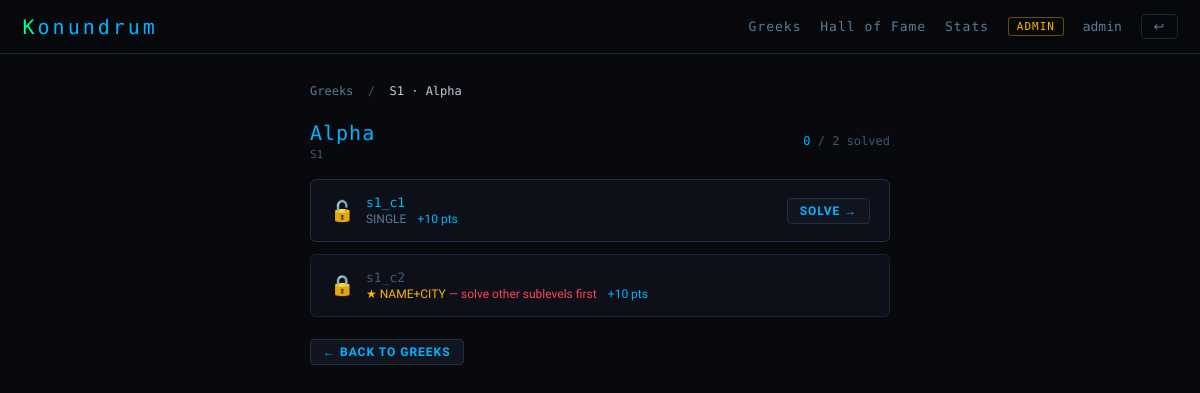
Page /stone/1 (signed in) on the committed database.
### tables this page shows
CREATE TABLE stones (
            id           INTEGER PRIMARY KEY AUTOINCREMENT,
            name         TEXT UNIQUE NOT NULL,   -- bijv. S1
            label        TEXT NOT NULL,           -- weergavenaam op blok
            row          INTEGER NOT NULL,        -- 0 = onderste rij
            col          INTEGER NOT NULL,        -- positie in rij
            dependencies TEXT DEFAULT ''          -- komma-gescheiden stone.name waarden
        , home_content TEXT DEFAULT '', campaign TEXT DEFAULT 'greeks');

CREATE TABLE challenges (
            id             INTEGER PRIMARY KEY AUTOINCREMENT,
            stone_id       INTEGER NOT NULL REFERENCES stones(id),
            ord            INTEGER DEFAULT 0,
            slug           TEXT NOT NULL UNIQUE,  -- challenges/<slug>.html
            is_final       INTEGER DEFAULT 0,     -- 1 = laatste sublevel → name+city
            answer_1       TEXT    DEFAULT '',    -- voor is_final=0
            answer_name    TEXT    DEFAULT '',    -- voor is_final=1
            answer_city    TEXT    DEFAULT '',    -- voor is_final=1
            hint_1         TEXT    DEFAULT '',
            hint_name      TEXT    DEFAULT '',
            hint_city      TEXT    DEFAULT '',
            hint_threshold REAL    DEFAULT 0.6
        , title TEXT DEFAULT '', points INTEGER DEFAULT 10);

### app.py (the view)
@app.route("/stone/<int:stone_id>")
@login_required
def stone_view(stone_id):
    user_id = session["user_id"]
    s = db.get_stone(stone_id)
    if not s: abort(404)
    if stone_id not in get_unlocked_ids(user_id):
        return redirect(url_for("greeks"))
    challenges = db.get_challenges_safe(stone_id)
    solved     = db.get_solved_challenge_ids(user_id)
    completed  = db.get_completed_stone_ids(user_id)
    stone_done = stone_id in completed
    ch_meta = {}
    for c in challenges:
        final_locked = c["is_final"] and not is_final_unlocked(stone_id, user_id, c["id"])
        ch_meta[c["id"]] = {
            "attempts":    db.get_attempt_count(user_id, c["id"]),
            "final_locked": final_locked,
        }
    return render_template("stone.html", stone=s, challenges=challenges,
                           solved=solved, stone_done=stone_done, ch_meta=ch_meta)

### app.py (called while the page is built)
def login_required(f):
    @wraps(f)
    def inner(*args, **kwargs):
        if "user_id" not in session:
            return redirect(url_for("login"))
        return f(*args, **kwargs)
    return inner

def get_unlocked_ids(user_id):
    completed = db.get_completed_stone_ids(user_id)
    unlocked  = set()
    for stone in db.get_all_stones():
        deps = [d.strip() for d in (stone["dependencies"] or "").split(",") if d.strip()]
        dep_ids = set()
        for dep_name in deps:
            s = db.get_stone_by_name(dep_name)
            if s:
                dep_ids.add(s["id"])
        if dep_ids.issubset(completed):
            unlocked.add(stone["id"])
    return unlocked

def is_final_unlocked(stone_id, user_id, final_challenge_id):
    challenges = db.get_challenges_safe(stone_id)
    solved     = db.get_solved_challenge_ids(user_id)
    non_finals = [c for c in challenges if not c["is_final"] and c["id"] != final_challenge_id]
    return all(c["id"] in solved for c in non_finals)

### database.py (called while the page is built)
def get_db():
    conn = sqlite3.connect(DB_PATH)
    conn.row_factory = sqlite3.Row
    conn.execute("PRAGMA foreign_keys = ON")
    return conn

def get_all_stones():
    conn = get_db()
    try:
        return conn.execute("SELECT * FROM stones ORDER BY row,col").fetchall()
    finally:
        conn.close()

def get_stone(stone_id):
    conn = get_db()
    try:
        return conn.execute("SELECT * FROM stones WHERE id=?", (stone_id,)).fetchone()
    finally:
        conn.close()

def get_stone_by_name(name):
    conn = get_db()
    try:
        return conn.execute("SELECT * FROM stones WHERE name=?", (name,)).fetchone()
    finally:
        conn.close()

def get_challenges_safe(stone_id):
    conn = get_db()
    try:
        return conn.execute(
            "SELECT id,stone_id,ord,slug,title,points,is_final FROM challenges WHERE stone_id=? ORDER BY ord",
            (stone_id,)).fetchall()
    finally:
        conn.close()

def get_solved_challenge_ids(user_id):
    conn = get_db()
    try:
        rows = conn.execute(
            "SELECT challenge_id FROM user_attempts WHERE user_id=? AND solved=1", (user_id,)).fetchall()
        return {r["challenge_id"] for r in rows}
    finally:
        conn.close()

def get_completed_stone_ids(user_id):
    conn = get_db()
    try:
        rows = conn.execute("SELECT stone_id FROM user_stones WHERE user_id=?", (user_id,)).fetchall()
        return {r["stone_id"] for r in rows}
    finally:
        conn.close()

### templates/stone.html (shortened to what this page needs)
{% extends "base.html" %}
{% block body %}
<div class="page-sm">
  <div class="bc">
    <a href="{{ url_for('greeks') }}">Greeks</a> &nbsp;/&nbsp;
    <span>{{ stone.name }} · {{ stone.label }}</span>
  </div>
  <div class="flex-between" style="margin-bottom:1.25rem;">
    <div>
      <div style="font-family:var(--mono);font-size:20px;color:var(--blue);letter-spacing:1px;">
        {{ stone.label }}
      </div>
      <div style="font-family:var(--mono);font-size:11px;color:var(--dim);margin-top:3px;">
        {{ stone.name }}
      </div>
    </div>
    <div style="font-family:var(--mono);font-size:12px;color:var(--dim);text-align:right;">
      {% set done_count = namespace(v=0) %}
      {% for ch in challenges %}{% if ch.id in solved %}{% set done_count.v = done_count.v+1 %}{% endif %}{% endfor %}
      <span style="color:var(--blue)">{{ done_count.v }}</span> / {{ challenges|length }} solved
    </div>
  </div>
  <div style="display:flex;flex-direction:column;gap:.75rem;">
    {% for ch in challenges %}
      {% set is_solved = ch.id in solved %}
      {% set meta = ch_meta[ch.id] %}
      {% set locked = meta.final_locked %}
      <div style="background:var(--bg2);border:1px solid {% if is_solved %}rgba(0,255,136,.3){% elif locked %}var(--border){% else %}var(--border2){% endif %};border-radius:6px;padding:1rem 1.25rem;display:flex;align-items:center;justify-content:space-between;gap:1rem;">
        <div style="display:flex;align-items:center;gap:.75rem;flex:1;min-width:0;">
          <div style="font-size:20px;flex-shrink:0;">
            {% if is_solved %}✅{% elif locked %}🔒{% else %}🔓{% endif %}
          </div>
          <div style="min-width:0;">
            <div style="font-family:var(--mono);font-size:13px;color:{% if is_solved %}var(--green){% elif locked %}var(--dim){% else %}var(--blue){% endif %};">
              {{ ch.title or ch.slug }}
            </div>
            <div style="font-size:12px;color:var(--text-dim);margin-top:2px;display:flex;gap:.75rem;flex-wrap:wrap;">
              <span>
                {% if ch.is_final %}
                  <span style="color:var(--yellow)">★ NAME+CITY</span>
                  {% if locked %}<span style="color:var(--red)"> — solve other sublevels first</span>{% endif %}
                {% else %}
                  SINGLE
                {% endif %}
              </span>
              <span style="color:var(--blue)">+{{ ch.points }} pts</span>
            </div>
          </div>
        </div>
        {% if not locked %}
          <a href="{{ url_for('challenge_view', slug=ch.slug) }}"
             class="btn btn-secondary btn-sm" style="flex-shrink:0;">
            {% if is_solved %}View{% else %}Solve →{% endif %}
          </a>
        {% endif %}
      </div>
    {% endfor %}
  </div>
  <div class="mt3">
    <a href="{{ url_for('greeks') }}" class="btn btn-secondary btn-sm">← Back to Greeks</a>
  </div>
</div>
{% endblock %}

### templates/base.html (style rules this page uses)
*, *::before, *::after { margin:0; padding:0; box-sizing:border-box; }
:root { --bg:#08090d; --bg2:#0d1018; --bg3:#111520; --border:#1a2535; --border2:#243040; --green:#00ff88; --blue:#00b4ff; --yellow:#ffb400; --red:#ff4455; --dim:#3a5a7a; --text:#c0cedd; --text-dim:#5a7a9a; --mono:'Share Tech Mono',monospace; --sans:'Rajdhani',sans-serif; }
html { font-size:15px; }
body { background:var(--bg); color:var(--text); font-family:var(--sans); min-height:100vh; }
a { color:var(--blue); text-decoration:none; }
.page-sm { max-width:640px; margin:0 auto; padding:2rem; }
.btn { display:inline-block; padding:9px 20px; border-radius:4px; cursor:pointer; font-family:var(--sans); font-size:14px; font-weight:700; letter-spacing:1px; text-transform:uppercase; border:none; transition:all .2s; text-decoration:none !important; }
.btn-secondary { background:var(--bg3); border:1px solid var(--border2); color:var(--blue); }
.btn-sm { padding:5px 12px; font-size:12px; }
.bc { font-family:var(--mono); font-size:12px; color:var(--dim); margin-bottom:1.5rem; }
.bc a { color:var(--text-dim); }
.bc span { color:var(--text); }
.flex-between { display:flex; justify-content:space-between; align-items:center; }
.mt3 { margin-top:1.5rem }

### rows in the picture
stones: name "S1", label "Alpha"
challenges: title+slug "s1_c1", is_final "SINGLE", points "10", shows "SOLVE →"
challenges: title+slug "s1_c2", is_final "★ NAME+CITY", points "10"

### other values in the picture
{{ session.username }} "admin"
{{ done_count.v }} "0"
{{ challenges|length }} "2"
